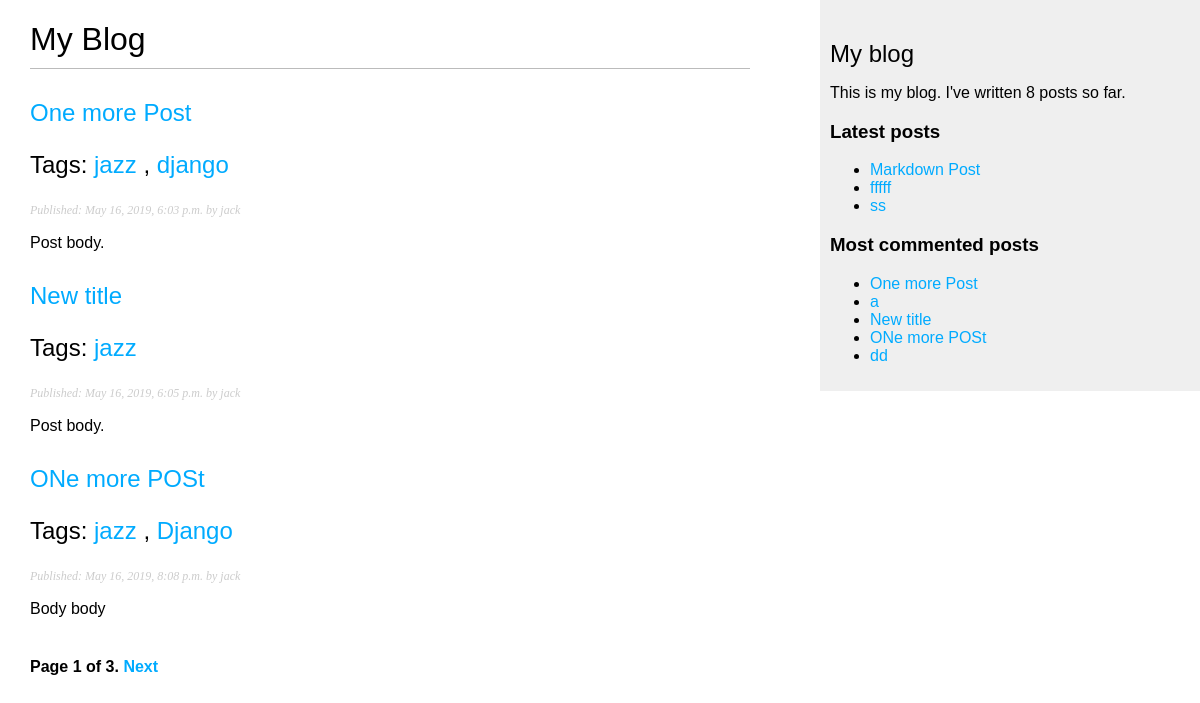
Screenshot of /blog/ with the database file from the repository.
### blog/models.py (models this page shows)
class Post(models.Model):
    STATUS_CHOICES = (
        ('draft', 'Draft'),
        ('published', 'Published')
    )
    title = models.CharField(max_length=250)
    slug = models.SlugField(max_length=250, unique_for_date='publish')
    author = models.ForeignKey(User, on_delete=models.CASCADE, related_name='blog_posts')
    body = models.TextField()
    publish = models.DateTimeField(default=timezone.now)
    created = models.DateTimeField(auto_now_add=True)
    updated = models.DateTimeField(auto_now=True)
    status = models.CharField(max_length=10, choices=STATUS_CHOICES, default='draft')
    objects = models.Manager()
    published = PublishedManager()
    tags = TaggableManager()
    def get_absolute_url(self) :
        return reverse('blog:post_detail',
                        args=[self.publish.year,
                            self.publish.month,
                            self.publish.day,
                            self.slug])

### blog/views.py (the view)
# urls.py: path('', views.post_list, name='post_list'),
def post_list(request, tag_slug=None):
    object_list = Post.published.all();
    tag = None
    if tag_slug:
        tag = get_object_or_404(Tag, slug=tag_slug)
        object_list=object_list.filter(tags__in=[tag])
    paginator = Paginator(object_list, 3)
    page = request.GET.get('page')
    try:
        posts = paginator.page(page)
    except PageNotAnInteger:
        posts = paginator.page(1)
    except EmptyPage:
        posts = paginator.page(paginator.num_pages)
    return render(request, 'blog/post/list.html', {'page':page, 'posts':posts, 'tag' : tag})

### blog/models.py (called while the page is built)
    def get_queryset(self):
        return super(PublishedManager, self).get_queryset().filter(status='published')

### blog/templatetags/blog_tags.py (called while the page is built)
@register.simple_tag
def total_posts():
    return Post.published.count()

@register.inclusion_tag('blog/post/latest_posts.html')
def show_latest_posts(count=5):
    latest_posts=Post.published.order_by('-publish')[:count]
    return {'latest_posts' : latest_posts}

@register.simple_tag
def get_most_commented_posts(count=5):
    return Post.published.annotate(total_comments=Count('comments')).order_by('-total_comments')[:count]

@register.filter(name='markdown')
def markdown_format(text):
    return mark_safe(markdown.markdown(text))

### blog/templates/blog/post/list.html (shortened to what this page needs)
{% extends "blog/base.html" %}
{% load blog_tags %}
{% block content %}
<h1>My Blog</h1>
{% for post in posts %}
<h2><a href="{{ post.get_absolute_url }}">{{ post.title }}</a>
  <p class="tags">
    Tags:
    {% for tag in post.tags.all  %}
    <a href="{% url "blog:post_list_by_tag" tag.slug %}">
      {{ tag.name }}
    </a>
    {% if not forloop.last  %}, {% endif %}
    {% endfor %}
  </p>
</h2>
<p class="date">
  Published:
  {{ post.publish }}
  by
  {{ post.author }}
</p>
{{ post.body|markdown|truncatewords_html:30 }}
{% endfor %}
{% include "pagination.html" with page=posts %}
{% endblock %}

### blog/templates/blog/base.html (shortened to what this page needs)
{% load blog_tags %}
{% load static %}
<!DOCTYPE html>
<html>
<head>
  <link href="{% static "css/blog.css" %}" rel="stylesheet">
</head>
<body>
  <div id="content">
    {% block content %}
    {% endblock %}
  </div>
  <div id="sidebar">
    <h2>My blog</h2>
    <p>This is my blog. I've written {% total_posts %} posts so far.</p>
    <h3>Latest posts</h3>
    {% show_latest_posts 3 %}
    <h3>Most commented posts</h3>
    {% get_most_commented_posts as most_commented_posts %}
    <ul>
      {% for post in most_commented_posts %}
      <li>
        <a href="{{ post.get_absolute_url }}">{{ post.title }}</a>
      </li>
      {% endfor %}
    </ul>
  </div>
</body>
</html>

### blog/templates/pagination.html (shortened to what this page needs)
<div class="pagination">
  <span class="step-links">
    <span class="current">
      Page {{ page.number }} of {{ page.paginator.num_pages }}.
    </span>
    {% if page.has_next %}
    <a href="?page={{ page.next_page_number }}">
      Next
    </a>
    {% endif %}
  </span>
</div>

### blog/templates/blog/post/latest_posts.html
<ul>
  {% for post in latest_posts %}
  <li>
    <a href="{{ post.get_absolute_url }}">{{ post.title }}</a>
  </li>
  {% endfor %}
</ul>

### blog/static/css/blog.css (style rules this page uses)
body { margin:0; padding:0; font-family:helvetica, sans-serif; }
a { color:#00abff; text-decoration:none; }
h1 { font-weight:normal; border-bottom:1px solid #bbb; padding:0 0 10px 0; }
h2 { font-weight:normal; margin:30px 0 0; }
#content { float:left; width:60%; padding:0 0 0 30px; }
#sidebar { float:right; width:30%; padding:10px; background:#efefef; height:100%; }
p.date { color:#ccc; font-family: georgia, serif; font-size: 12px; font-style: italic; }
.pagination { margin:40px 0; font-weight:bold; }

### rows the page displays
Post: title "One more Post", publish "May 16, 2019, 6:03 p.m.", author "jack", body "Post body."
Tag: name "jazz"
Tag: name "django"
Post: title "New title", publish "May 16, 2019, 6:05 p.m.", author "jack", body "Post body."
Post: title "ONe more POSt", publish "May 16, 2019, 8:08 p.m.", author "jack", body "Body body"
Tag: name "Django"
Post: title "Markdown Post"
Post: title "fffff"
Post: title "ss"
Post: title "a"
Post: title "dd"

### other values shown
{{ page.number }} "1"
{{ page.paginator.num_pages }} "3"
